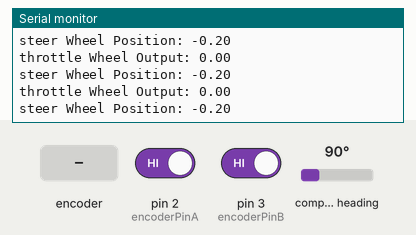
Bench run of a sketch on a simulated Arduino Uno, built with avr-gcc and run on an emulated ATmega328P. Parts: the last lines printed to the serial monitor. The test bench sets the inputs (shaded band); at power-on: compass heading 90°, pin 2 (encoderPinA) HIGH, pin 3 (encoderPinB) HIGH. The ROS host is connected and sends only what is stated.

Above: at 1.2 s.
1.3 s: compass heading set to 7°
At 2.1 s:
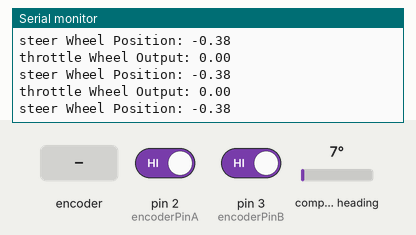
2.8 s: rotary encoder on pin 2 (encoderPinA) / pin 3 (encoderPinB) turned 1 step (first pin leading)
6.0 s: compass heading set to 180°
At 6.7 s:
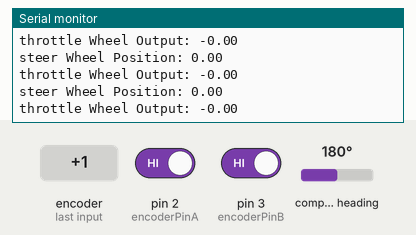
7.5 s: rotary encoder on pin 2 (encoderPinA) / pin 3 (encoderPinB) turned 1 step (first pin leading)
At 8.1 s:
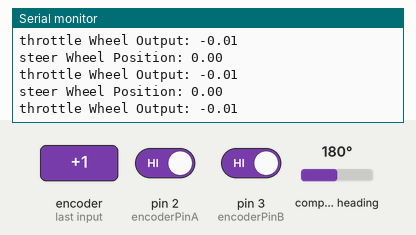
Timing chart, 0 to 10.2 s (numbered marks = the images above; inputs shaded):
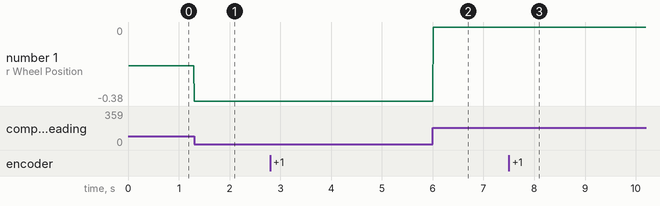

Measured:
- after the input at 1.3 s, the serial monitor: prints a new line at once (image 1)
- after the input at 6.0 s, the serial monitor: prints a new line at once (image 2)
- after the input at 7.5 s, the serial monitor: prints a new line after 0.52 s (image 3)
- plotted number 1: -0.2 → -0.38 after the input at 1.3 s

The sketch:

encoderpublisher.ino
```cpp
#include <ros.h>
#include <std_msgs/Float32.h>
#include <PID_v1.h>
#include <Wire.h>
#include <AS5600.h>
#include <util/atomic.h> // For the ATOMIC_BLOCK macro

#define encoderPinA 2  // Encoder A pin
#define encoderPinB 3  // Encoder B pin
#define BAUD_RATE 115200

double kp = 1, ki = 20, kd = 0;  // PID constants, modify for optimal performance
double input = 0, output = 0, setpoint = 0;
unsigned long lastTime = 0, now = 0;
volatile long pulseCount = 0, lastPulseCount = 0, lastPos = 0;
PID myPID(&input, &output, &setpoint, kp, ki, kd, DIRECT);

ros::NodeHandle nh;
std_msgs::Float32 throttle_wheel_msg;
ros::Publisher throttle_wheel_pub("throttle_wheel_position", &throttle_wheel_msg);

std_msgs::Float32 steer_wheel_msg;
ros::Publisher steer_wheel_pub("steer_wheel_position", &steer_wheel_msg);

AMS_5600 ams5600;

void setup() {
  pinMode(encoderPinA, INPUT);  // Encoder A input
  pinMode(encoderPinB, INPUT);  // Encoder B input
  attachInterrupt(digitalPinToInterrupt(encoderPinA), encoderISR, RISING);  // Update pulse count on change

  myPID.SetMode(AUTOMATIC);
  myPID.SetSampleTime(1);
  myPID.SetOutputLimits(-255, 255);

  nh.initNode();
  nh.advertise(throttle_wheel_pub);
  nh.advertise(steer_wheel_pub);

  Serial.begin(BAUD_RATE);
  Wire.begin();  // Initialize I2C
  // ams5600.begin();  // Initialize AS5600 sensor
}

float mapDegreesToRange(float degrees) {
  /* Mapping 0-360 degrees to -0.4 to 0.4 */
  return ((degrees / 360.0) * 0.8) - 0.4;
}

float convertRawAngleToDegrees(word newAngle) {
  /* Raw data reports 0 - 4095 segments, which is 0.087890625 of a degree */
  float retVal = newAngle * 0.087890625;
  return retVal;
}

void loop() {
  now = millis();
  int timeChange = (now - lastTime);
  if (timeChange >= 500) {
    // Calculate speed in degrees per second
    ATOMIC_BLOCK(ATOMIC_RESTORESTATE) {
      input = (360.0 * (pulseCount - lastPos)) /(185.0*(now - lastTime));
      lastTime = now;
      lastPulseCount = pulseCount;
    }
  }

  myPID.Compute();  // Calculate new PID output
  delay(10);  // Small delay for stability

  // Populate the message with data
  throttle_wheel_msg.data = input;

  // Read the position from the AS5600 sensor
  float steer_wheel_position = convertRawAngleToDegrees(ams5600.getRawAngle());
  float mappedValue = mapDegreesToRange(steer_wheel_position);
  steer_wheel_msg.data = mappedValue;

  // Publish the messages
  throttle_wheel_pub.publish(&throttle_wheel_msg);
  steer_wheel_pub.publish(&steer_wheel_msg);
  Serial.print("throttle Wheel Output: ");
  Serial.println(input);
  Serial.print("steer Wheel Position: ");
  Serial.println(mappedValue);

  nh.spinOnce();
}

void encoderISR() {  // ISR for Encoder
  int b = digitalRead(encoderPinB);
  if (b > 0) {
    pulseCount++;
  } else {
    pulseCount--;
  }
}
```
